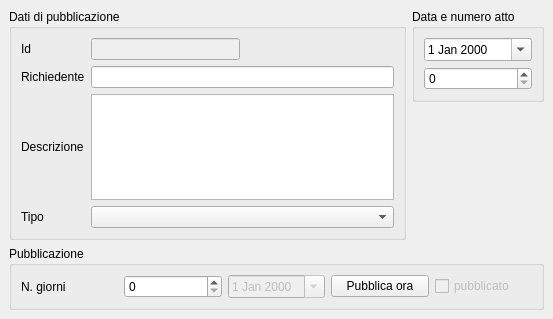
<?xml version="1.0" encoding="UTF-8"?>
<ui version="4.0">
 <class>MainWindow</class>
 <widget class="QMainWindow" name="MainWindow">
  <property name="geometry">
   <rect>
    <x>0</x>
    <y>0</y>
    <width>553</width>
    <height>319</height>
   </rect>
  </property>
  <property name="windowTitle">
   <string>Pubblicazione</string>
  </property>
  <widget class="QWidget" name="centralwidget">
   <layout class="QGridLayout" name="gridLayout_2">
    <item row="0" column="0" rowspan="2">
     <widget class="QGroupBox" name="groupBox_2">
      <property name="title">
       <string>Dati di pubblicazione</string>
      </property>
      <layout class="QGridLayout" name="gridLayout">
       <item row="0" column="2">
        <spacer name="horizontalSpacer">
         <property name="orientation">
          <enum>Qt::Horizontal</enum>
         </property>
         <property name="sizeHint" stdset="0">
          <size>
           <width>125</width>
           <height>20</height>
          </size>
         </property>
        </spacer>
       </item>
       <item row="0" column="0">
        <widget class="QLabel" name="label">
         <property name="text">
          <string>Id</string>
         </property>
        </widget>
       </item>
       <item row="0" column="1">
        <widget class="QLineEdit" name="lineEdit">
         <property name="enabled">
          <bool>false</bool>
         </property>
         <property name="column" stdset="0">
          <string>id</string>
         </property>
        </widget>
       </item>
       <item row="2" column="1" colspan="2">
        <widget class="QTextEdit" name="textEdit">
         <property name="column" stdset="0">
          <string>descrizione</string>
         </property>
        </widget>
       </item>
       <item row="3" column="0">
        <widget class="QLabel" name="label_4">
         <property name="text">
          <string>Tipo</string>
         </property>
        </widget>
       </item>
       <item row="1" column="1" colspan="2">
        <widget class="QLineEdit" name="lineEdit_3">
         <property name="column" stdset="0">
          <string>richiedente</string>
         </property>
        </widget>
       </item>
       <item row="2" column="0">
        <widget class="QLabel" name="label_3">
         <property name="text">
          <string>Descrizione</string>
         </property>
        </widget>
       </item>
       <item row="1" column="0">
        <widget class="QLabel" name="label_5">
         <property name="text">
          <string>Richiedente</string>
         </property>
        </widget>
       </item>
       <item row="3" column="1" colspan="2">
        <widget class="com.axiastudio.pypapi.ui.widgets.PyPaPiComboBox" name="comboBox">
         <property name="column" stdset="0">
          <string>tipoattopubblicazione</string>
         </property>
        </widget>
       </item>
      </layout>
     </widget>
    </item>
    <item row="0" column="1">
     <widget class="QGroupBox" name="groupBox">
      <property name="title">
       <string>Data e numero atto</string>
      </property>
      <layout class="QVBoxLayout" name="verticalLayout">
       <item>
        <widget class="com.axiastudio.pypapi.ui.widgets.PyPaPiDateEdit" name="dateEdit_dataatto">
         <property name="enabled">
          <bool>true</bool>
         </property>
         <property name="calendarPopup">
          <bool>true</bool>
         </property>
         <property name="column" stdset="0">
          <string>dataatto</string>
         </property>
        </widget>
       </item>
       <item>
        <widget class="QSpinBox" name="spinBox_numeroatto">
         <property name="enabled">
          <bool>true</bool>
         </property>
         <property name="maximum">
          <number>100000</number>
         </property>
         <property name="column" stdset="0">
          <string>numeroatto</string>
         </property>
        </widget>
       </item>
      </layout>
     </widget>
    </item>
    <item row="1" column="1">
     <spacer name="verticalSpacer">
      <property name="orientation">
       <enum>Qt::Vertical</enum>
      </property>
      <property name="sizeHint" stdset="0">
       <size>
        <width>20</width>
        <height>107</height>
       </size>
      </property>
     </spacer>
    </item>
    <item row="2" column="0" colspan="2">
     <widget class="QGroupBox" name="groupBox_3">
      <property name="title">
       <string>Pubblicazione</string>
      </property>
      <layout class="QHBoxLayout" name="horizontalLayout">
       <item>
        <widget class="QLabel" name="label_7">
         <property name="text">
          <string>N. giorni</string>
         </property>
        </widget>
       </item>
       <item>
        <widget class="QSpinBox" name="spinBox_n_giorni">
         <property name="maximum">
          <number>10000</number>
         </property>
         <property name="column" stdset="0">
          <string>durataconsultazione</string>
         </property>
        </widget>
       </item>
       <item>
        <widget class="com.axiastudio.pypapi.ui.widgets.PyPaPiDateEdit" name="dateEdit_fine">
         <property name="enabled">
          <bool>false</bool>
         </property>
         <property name="calendarPopup">
          <bool>true</bool>
         </property>
        </widget>
       </item>
       <item>
        <widget class="QPushButton" name="pushButton_pubblica">
         <property name="text">
          <string>Pubblica ora</string>
         </property>
        </widget>
       </item>
       <item>
        <widget class="QCheckBox" name="checkBox">
         <property name="enabled">
          <bool>false</bool>
         </property>
         <property name="text">
          <string>pubblicato</string>
         </property>
         <property name="column" stdset="0">
          <string>pubblicato</string>
         </property>
        </widget>
       </item>
      </layout>
     </widget>
    </item>
   </layout>
  </widget>
 </widget>
 <customwidgets>
  <customwidget>
   <class>com.axiastudio.pypapi.ui.widgets.PyPaPiComboBox</class>
   <extends>QComboBox</extends>
   <header>pypapicombobox.h</header>
  </customwidget>
  <customwidget>
   <class>com.axiastudio.pypapi.ui.widgets.PyPaPiDateEdit</class>
   <extends>QDateEdit</extends>
   <header>pypapidateedit.h</header>
  </customwidget>
 </customwidgets>
 <resources/>
 <connections/>
</ui>
